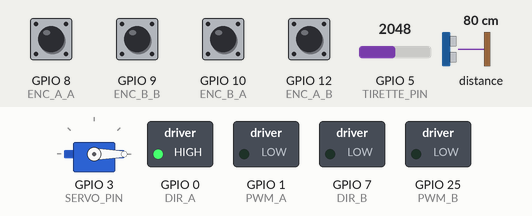
This sketch was run on a simulated ESP32. Shown: servo, switched loads named in the sketch (green lamp = pin HIGH). The inputs (shaded band) are chosen by the test bench; at power-on: GPIO 8 (ENC_A_A), GPIO 9 (ENC_B_B), GPIO 10 (ENC_B_A), GPIO 12 (ENC_A_B) HIGH, GPIO 5 (TIRETTE_PIN) = 2048, distance to the obstacle 80 cm. What the sketch prints to the serial monitor is not drawn.

Above: at 2.2 s.
2.3 s: GPIO 5 (TIRETTE_PIN) set to 667
3.8 s: GPIO 5 (TIRETTE_PIN) set to 566
At 4.4 s:
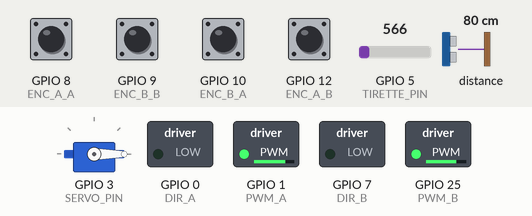
At 13.3 s:
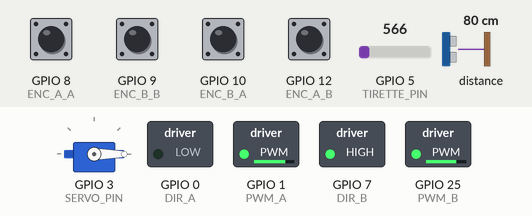
Timing chart, 0 to 13.6 s (numbered marks = the images above; inputs shaded):
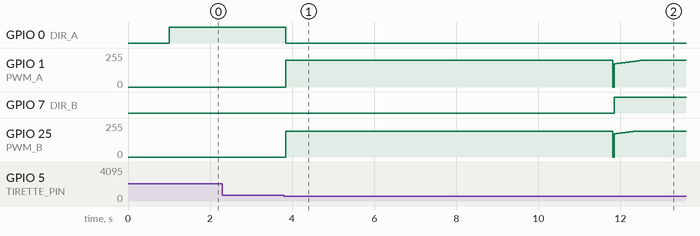

Measured:
- the behaviour switches between 621 and 620 on GPIO 5 (TIRETTE_PIN) (found by bisection; images 0 and 1)
- after the input at 2.3 s, every drawn part: stays the same
- after the input at 3.8 s, GPIO 0 (DIR_A): HIGH → LOW after 0.05 s; GPIO 7 (DIR_B): LOW → HIGH after 8.1 s

The sketch:

code_corr.ino
```cpp
#include <Wire.h>
#include <Adafruit_VL53L0X.h>
#include <ESP32Servo.h>
#include <WiFi.h>
#include <ArduinoOTA.h>


// RESTE A CODER
// TRAJECTOIRE DE LA COUPE
// EVENTUEL DELAI AU DEPART
// TELEVERSER EN WIFI


// ===================== PINS =====================
#define DIR_A 0
#define PWM_A 1

#define DIR_B 7
#define PWM_B 25

#define ENC_A_A 8
#define ENC_A_B 12

#define ENC_B_A 10
#define ENC_B_B 9

#define SDA_PIN 23
#define SCL_PIN 24

#define SERVO_PIN 3
#define TIRETTE_PIN 5
#define SELECT_MODE 5

unsigned long tempsDepart = 0;
// ===================== SETUP TELEVERSEMENT WIFI =====================
const char* ssid     = "NomWifi";
const char* password = "MotDePasse";


// ────────────────────────────────────────────────────────────
//  PARAMÈTRES DU CORRECTEUR PID + ANTI-WINDUP
// ────────────────────────────────────────────────────────────

const float DT = 0.010f;  // Période d'échantillonnage

const float Kp = 0.4f;
const float Ki = 0.1f;
const float Kd = 0.0f;
const float Kb = 1.00f;

const int COMMANDE_MAX = 200;
const int COMMANDE_MAX_G = 200; // PARAMETRE POUR PAMI 1 (F_A_1/Baignoire) : 200 (Roue Gauche) / PAMI 2 : 195
const int COMMANDE_MAX_D = 194; // PARAMETRE POUR PAMI 1 : 194 / PAMI 2 : 200

const float TOLERANCE_TICKS = 200.0f;    // Fenêtre de convergence : |erreur| < 20 ticks ≈ 1,1 mm - A AUGMENTER AU BESOIN
const float TOLERANCE_TICKS_ROTA = 50.0f;
const unsigned long TIMEOUT_MS = 8000;  // Timeout de sécurité


// ────────────────────────────────────────────────────────────
// STRUCTURE D'ÉTAT PID
// ────────────────────────────────────────────────────────────

struct PIDState {
  float target;   // Consigne de position en ticks
  float integ;    // Accumulateur de l'intégrateur
  float errPrev;  // Erreur au pas k-1
};

PIDState pidG;  // PID moteur gauche
PIDState pidD;  // PID moteur droit

// ===================== TOF & SERVO =====================
Adafruit_VL53L0X lox;
Servo monServo;

// ===================== ROBOT =====================
const float diametreRoueMM = 38.0;
const float tickParTour = 1170.0;
const float mmParTick = (diametreRoueMM * PI) / tickParTour;
const float TICKS_PAR_MM = tickParTour / (diametreRoueMM * PI);  // ≈ 18,6  ticks/mm

const float ENTRE_ROUES_MM = 120.0 ;

// ===================== PWM =====================
const int pwmFrequence = 20000;
const int pwmResolution = 8;


// ===================== OBSTACLE =====================
const int distanceObstacleMM = 120;
const unsigned long tempsClearObstacleMS = 2000;

// ===================== CONSTANTE SELECTION MODE ET TIRETTE =====================
const float SEUIL_TIRETTE_V = 0.50f; // 0V (tirette retirée) < 0.5 < 1.65V (tirette en place)
const float SEUIL_MODE_V    = 2.50f;
const int JAUNE = 1;
const int BLEU = -1;
int MODE = 0;


// ===================== ENCODEURS =====================
volatile long ticksGauche = 0;
volatile long ticksDroit = 0;

volatile uint8_t prevStateL = 0;
volatile uint8_t prevStateR = 0;

const int8_t qTable[16] = {
  0, -1, +1, 0,
  +1, 0, 0, -1,
  -1, 0, 0, +1,
  0, +1, -1, 0
};


// ===================== ISR =====================
void IRAM_ATTR isrLeft() {
  uint8_t a = digitalRead(ENC_A_A);
  uint8_t b = digitalRead(ENC_A_B);

  uint8_t state = (a << 1) | b;
  uint8_t index = (prevStateL << 2) | state;

  ticksGauche -= qTable[index];
  prevStateL = state;
}

void IRAM_ATTR isrRight() {
  uint8_t a = digitalRead(ENC_B_A);
  uint8_t b = digitalRead(ENC_B_B);

  uint8_t state = (a << 1) | b;
  uint8_t index = (prevStateR << 2) | state;

  ticksDroit += qTable[index];
  prevStateR = state;
}

// ===================== MOTEURS =====================

void setMotor(int dirPin, int pwmPin, int speedVal) {
  speedVal = constrain(speedVal, -255, 255);

  if (speedVal == 0) {
    ledcWrite(pwmPin, 0);
    return;
  }

  if (speedVal > 0) {
    digitalWrite(dirPin, HIGH);
    ledcWrite(pwmPin, speedVal);
  } else {
    digitalWrite(dirPin, LOW);
    ledcWrite(pwmPin, -speedVal);
  }
}

void setMotors(int gauche, int droit) {
  setMotor(DIR_A, PWM_A, - gauche);
  setMotor(DIR_B, PWM_B, - droit);
}

void stopMotors() {
  setMotors(0, 0);
}
// ===================== SELECTEUR MODE ET TIRETTE =====================
// Interrupteur position HAUTE (COTE S1) pour BLEU (1.65V), BASSE (VERS L'ARRIERE DU PAMI) pour JAUNE (3.3V)

float lireTension_tirette() {
  // Moyenne sur 8 lectures pour stabiliser
  long sum = 0;
  for (int i = 0; i < 8; i++) { sum += analogRead(TIRETTE_PIN); delay(1); }
  return (sum / 8.0f) * 3.3f / 4095.0f;
}

int select_mode() {
  float v = lireTension_tirette();
  int mode = (v > SEUIL_MODE_V) ? JAUNE : BLEU;
  Serial.println(mode == JAUNE ? "JAUNE" : "BLEU");
  return mode;
  }

void attendreTirette() {
  //Lire le mode pendant que la tirette est en place
  MODE = select_mode();

  // Attendre que la tirette soit retirée (tension < seuil)
  while (lireTension_tirette() >= SEUIL_TIRETTE_V) {
    stopMotors();
    delay(20);
  }
  }

void attendre_remet_Tirette() {
  while (lireTension_tirette() < SEUIL_TIRETTE_V) {
    delay(100);
  }
  }

// ===================== TOF =====================
uint16_t lireDistanceMM() {
  VL53L0X_RangingMeasurementData_t measure;
  lox.rangingTest(&measure, false);

  if (measure.RangeStatus != 4) {
    return measure.RangeMilliMeter;
  }

  return 0;
}

bool obstacleDetecte() {
  uint16_t d = lireDistanceMM();

  if (d > 0 && d < distanceObstacleMM) {
    Serial.print("Obstacle : ");
    Serial.print(d);
    Serial.println(" mm");
    return true;
  }

  return false;
}

void attendreObstacleDisparu() {
  stopMotors();

  unsigned long debutSansObstacle = 0;

  while (true) {
    bool obstacle = obstacleDetecte();

    if (!obstacle) {
      if (debutSansObstacle == 0) {
        debutSansObstacle = millis();
      }

      if (millis() - debutSansObstacle >= tempsClearObstacleMS) {
        return;
      }
    } else {
      debutSansObstacle = 0;
    }

    delay(50);
  }
}


// ===================== SERVO =====================
void actionServoFin() {
  while (true) {
    monServo.write(0);
    delay(300);

    monServo.write(90);
    delay(700);

    monServo.write(0);
    delay(300);
  }
}


// ────────────────────────────────────────────────────────────
//  UN PAS DE CORRECTEUR PID AVEC ANTI-WINDUP
// ────────────────────────────────────────────────────────────

float pidStep(PIDState &pid, long ticks) {

  float err = pid.target - (float)ticks;

  float terme_P = Kp * err;
  float terme_I = Ki * pid.integ;
  float terme_D = Kd * (err - pid.errPrev) / DT;

  float u_raw = terme_P + terme_I + terme_D;
  float u_sat = constrain(u_raw, -(float)COMMANDE_MAX, (float)COMMANDE_MAX);

  // Mise à jour intégrateur
  pid.integ += DT * (err - Kb * (u_raw - u_sat));

  // Mis à jour pour correcteur dérivé
  pid.errPrev = err;

  return u_sat;
}

bool isAtTarget(float tolerance) {
  long tG, tD;
  noInterrupts();
  tG = ticksGauche;
  tD = ticksDroit;
  interrupts();

  return (fabs(pidG.target - (float)tG) < tolerance)
         && (fabs(pidD.target - (float)tD) < tolerance);
}

void resetForMove() {
  noInterrupts();
  ticksGauche = 0;
  ticksDroit = 0;
  interrupts();

  pidG.target = 0;
  pidG.integ = 0;
  pidG.errPrev = 0;
  pidD.target = 0;
  pidD.integ = 0;
  pidD.errPrev = 0;
}

void runPIDUntilDone(float tolerance) {
  unsigned long tStart = millis();
  unsigned long nextStep = millis();  // Prochaine date d'exécution du PID

  while (!isAtTarget(tolerance)) {

    // Timeout de sécurité
    if (millis() - tStart > TIMEOUT_MS) {
      Serial.println("[PID] TIMEOUT — arrêt d'urgence");
      break;
    }

    // Attendre sans bloquer les ISR jusqu'au prochain pas de calcul
    if (millis() < nextStep) continue;
    nextStep += (unsigned long)(DT * 1000.0f);  // Programmer le pas suivant (+10 ms)

     if (obstacleDetecte()) {
      stopMotors();
      attendreObstacleDisparu();
    }

    // Lecture des positions actuelles
    long tG, tD;
    noInterrupts();
    tG = ticksGauche;
    tD = ticksDroit;
    interrupts();

    // Calcul PID pour chaque moteur
    float cmdG = constrain(pidStep(pidG, tG), -(float)COMMANDE_MAX_G, (float)COMMANDE_MAX_G);
    float cmdD = constrain(pidStep(pidD, tD), -(float)COMMANDE_MAX_D, (float)COMMANDE_MAX_D);

    // Application des commandes (avec correction de sens physique)
    setMotors((int)(cmdG), (int)(cmdD));
  }

  stopMotors();
}
// ===================== AVANCER EN LIGNE DROITE =====================

void moveForward(float dist_mm) {
  resetForMove();

  long ticks_cible = (long)(dist_mm * TICKS_PAR_MM);

  pidG.target = (float)ticks_cible;
  pidD.target = (float)ticks_cible;

  runPIDUntilDone(TOLERANCE_TICKS);
}

void turnAngle(float angle_deg) {
  resetForMove();

  float angle_rad = angle_deg * PI / 180.0f;
  float corr_emp = ENTRE_ROUES_MM * 90.0f /95.0f;
  float arc_mm = (corr_emp / 2.0f) * angle_rad;
  long ticks_arc = (long)(arc_mm * TICKS_PAR_MM);

  pidG.target = -(float)ticks_arc;
  pidD.target = (float)ticks_arc;

  runPIDUntilDone(TOLERANCE_TICKS_ROTA);
}

// ===================== SETUP =====================

void setup() {

  Serial.begin(115200);
  delay(1000);
  monServo.attach(SERVO_PIN);

  pinMode(DIR_A, OUTPUT);
  digitalWrite(DIR_A, HIGH);
  delay(50);

  pinMode(DIR_B, OUTPUT);

  pinMode(ENC_A_A, INPUT_PULLUP);
  pinMode(ENC_A_B, INPUT_PULLUP);

  pinMode(ENC_B_A, INPUT_PULLUP);
  pinMode(ENC_B_B, INPUT_PULLUP);

  pinMode(TIRETTE_PIN, INPUT);


  ledcAttach(PWM_A, pwmFrequence, pwmResolution);
  ledcAttach(PWM_B, pwmFrequence, pwmResolution);

  stopMotors();

  Wire.begin(SDA_PIN, SCL_PIN);

  if (!lox.begin()) {
    Serial.println("Erreur TOF");
    while (1)
      ;
  }

  monServo.attach(SERVO_PIN);
  monServo.write(0);
  Serial.print(MODE);
  prevStateL = (digitalRead(ENC_A_A) << 1) | digitalRead(ENC_A_B);
  prevStateR = (digitalRead(ENC_B_A) << 1) | digitalRead(ENC_B_B);

  attachInterrupt(digitalPinToInterrupt(ENC_A_A), isrLeft, CHANGE);
  attachInterrupt(digitalPinToInterrupt(ENC_A_B), isrLeft, CHANGE);

  attachInterrupt(digitalPinToInterrupt(ENC_B_A), isrRight, CHANGE);
  attachInterrupt(digitalPinToInterrupt(ENC_B_B), isrRight, CHANGE);
}

// ===================== LOOP =====================

void loop() {
  attendreTirette();
  tempsDepart = millis();
  Serial.println(MODE);
  // Code pami F_A_1 / Baignoire, va en case du fond / Départ aligné ligne rouge
  if (MODE == 1) {
    // JAUNE
   moveForward(1050);
    turnAngle(45);
    moveForward(200);
    turnAngle(-45);
    moveForward(200);
  } else {
    // BLEU
    moveForward(1050);
    turnAngle(-45);
    moveForward(350);
    turnAngle(45);
    moveForward(150);
  }
  // Code PAMI SCOTCH TRANSPARENT / PEINTRE (va en case B de chaque côté) / DEPART DERRIERE PAMI 1
 /*if (MODE == 1) {
    // JAUNE
    delay(2000);
    moveForward(600);
    turnAngle(-35);
    moveForward(540);
  } else {
    // BLEU
    delay(2000);
    moveForward(600);
    turnAngle(35);
    moveForward(540);*/
    actionServoFin();
  attendre_remet_Tirette();
}
```
